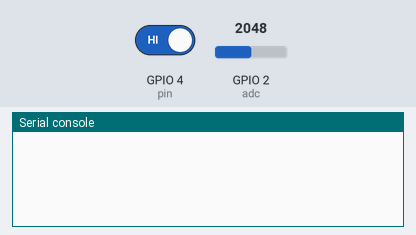
Simulated run of this program. Board: ESP32 board running MicroPython. On the bench: the last lines printed to the serial console. The inputs (shaded band) are chosen by the test bench; at power-on: GPIO 2 (adc) = 2048, GPIO 4 (pin) HIGH (analog values on the 0–4095 scale).

Above: at 1.2 s.
1.3 s: GPIO 2 (adc) set to 2866
At 1.7 s:
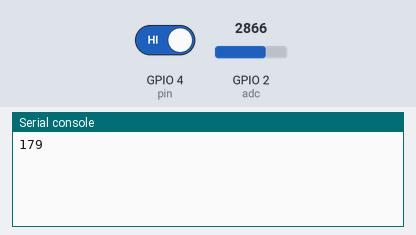
2.8 s: GPIO 4 (pin) driven LOW
At 4.0 s:
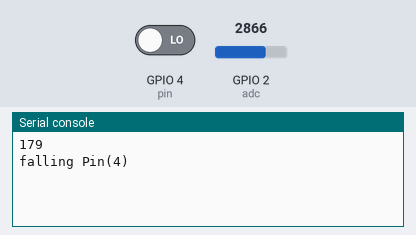
4.3 s: GPIO 2 (adc) set to 3603
At 5.2 s:
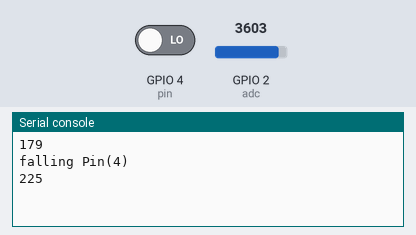

Measured:
- after the input at 1.3 s, the serial console: prints a new line at once (image 1)
- after the input at 2.8 s, the serial console: prints a new line at once (image 2)
- after the input at 4.3 s, the serial console: prints a new line at once (image 3)

The program:

sensor_adc.py
```python
# 电位器传感器
# 霍尔传感器
# 模拟温度传感器
# 光敏传感器
# 火焰报警器
# 红外循迹传感器 5V

from machine import Pin, ADC
from time import sleep_ms

adc = ADC(Pin(2))
adc.atten(ADC.ATTN_11DB) # 11dB 衰减

pin = Pin(4, Pin.IN)

def on_falling(v):
    print('falling', v)

pin.irq(trigger=Pin.IRQ_FALLING, handler=on_falling)


v = adc.read() >> 4

while True:
    now = adc.read() >> 4
    if now != v:
        v = now
        print(v)
    sleep_ms(100)
```
